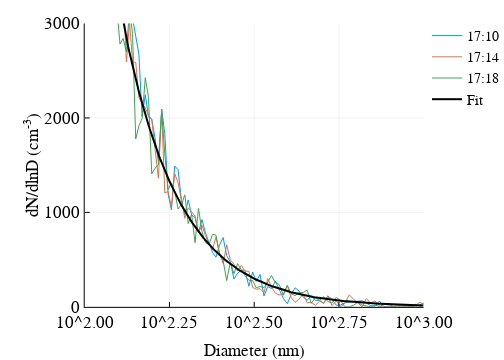

Notebook cell for this chart:
### Code cell
figure("Nimbus Sans L", 2, 3.5, 2.5, 8)
p2 = plot(ℕ[1].Dp,ℕ[1].S, xaxis = :log10, xlabel = "Diameter (nm)",xlim = [100,1000], 
     ylabel = "dN/dlnD (cm<sup>-3</sup>)", label = mlabel[1], ylim = [0,3000])
p2 = plot!(ℕ[2].Dp,ℕ[2].S,label = mlabel[2])
p2 = plot!(ℕ[3].Dp,ℕ[3].S,label = mlabel[3])
p2 = plot!(𝕗.Dp,𝕗.S, color = :black, lw = 2, label = "Fit", left_margin = 30px)

### Figure 1 — Plotly figure (JSON) as saved in the notebook; plotly's stock layout.template omitted (floating-point values rounded to 4 significant figures; data arrays with more than 128 entries replaced by an {"elided": "..."} marker saying what was removed)
{"data": [{"colorbar": {"title": ""}, "legendgroup": "17:10", "line": {"color": "rgba(0, 154, 250, 1.000)", "dash": "solid", "shape": "linear", "width": 1}, "mode": "lines", "name": "17:10", "showlegend": true, "type": "scatter", "x": {"elided": "182 float values"}, "xaxis": "x1", "y": {"elided": "182 float values"}, "yaxis": "y1"}, {"colorbar": {"title": ""}, "legendgroup": "17:14", "line": {"color": "rgba(227, 111, 71, 1.000)", "dash": "solid", "shape": "linear", "width": 1}, "mode": "lines", "name": "17:14", "showlegend": true, "type": "scatter", "x": {"elided": "182 float values"}, "xaxis": "x1", "y": {"elided": "182 float values"}, "yaxis": "y1"}, {"colorbar": {"title": ""}, "legendgroup": "17:18", "line": {"color": "rgba(62, 164, 78, 1.000)", "dash": "solid", "shape": "linear", "width": 1}, "mode": "lines", "name": "17:18", "showlegend": true, "type": "scatter", "x": {"elided": "182 float values"}, "xaxis": "x1", "y": {"elided": "182 float values"}, "yaxis": "y1"}, {"colorbar": {"title": ""}, "legendgroup": "Fit", "line": {"color": "rgba(0, 0, 0, 1.000)", "dash": "solid", "shape": "linear", "width": 2}, "mode": "lines", "name": "Fit", "showlegend": true, "type": "scatter", "x": {"elided": "256 float values"}, "xaxis": "x1", "y": {"elided": "256 float values"}, "yaxis": "y1"}], "layout": {"annotations": [], "height": 360, "legend": {"bgcolor": "rgba(255, 255, 255, 1.000)", "bordercolor": "rgba(0, 0, 0, 1.000)", "font": {"color": "rgba(0, 0, 0, 1.000)", "family": "Nimbus Sans L", "size": 14}, "tracegroupgap": 0, "x": 1, "y": 1}, "margin": {"b": 20, "l": 0, "r": 0, "t": 20}, "paper_bgcolor": "rgba(255, 255, 255, 1.000)", "plot_bgcolor": "rgba(255, 255, 255, 1.000)", "showlegend": true, "width": 504, "xaxis1": {"anchor": "y1", "domain": [0.1984, 0.9922], "gridcolor": "rgba(0, 0, 0, 0.100)", "gridwidth": 0.5, "linecolor": "rgba(0, 0, 0, 1.000)", "mirror": false, "range": [2, 3], "showgrid": true, "showline": true, "showticklabels": true, "tickangle": 0, "tickcolor": "rgb(0, 0, 0)", "tickfont": {"color": "rgba(0, 0, 0, 1.000)", "family": "Nimbus Sans L", "size": 17}, "tickmode": "array", "ticks": "inside", "ticktext": ["10^2.00", "10^2.25", "10^2.50", "10^2.75", "10^3.00"], "tickvals": [100, 177.8, 316.2, 562.3, 1000], "title": "Diameter (nm)", "titlefont": {"color": "rgba(0, 0, 0, 1.000)", "family": "Nimbus Sans L", "size": 17}, "type": "log", "visible": true, "zeroline": false, "zerolinecolor": "rgba(0, 0, 0, 1.000)"}, "yaxis1": {"anchor": "x1", "domain": [0.1035, 0.9891], "gridcolor": "rgba(0, 0, 0, 0.100)", "gridwidth": 0.5, "linecolor": "rgba(0, 0, 0, 1.000)", "mirror": false, "range": [0, 3000], "showgrid": true, "showline": true, "showticklabels": true, "tickangle": 0, "tickcolor": "rgb(0, 0, 0)", "tickfont": {"color": "rgba(0, 0, 0, 1.000)", "family": "Nimbus Sans L", "size": 17}, "tickmode": "array", "ticks": "inside", "ticktext": ["0", "1000", "2000", "3000"], "tickvals": [0, 1000, 2000, 3000], "title": "dN/dlnD (cm<sup>-3</sup>)", "titlefont": {"color": "rgba(0, 0, 0, 1.000)", "family": "Nimbus Sans L", "size": 17}, "type": "-", "visible": true, "zeroline": false, "zerolinecolor": "rgba(0, 0, 0, 1.000)"}}}
